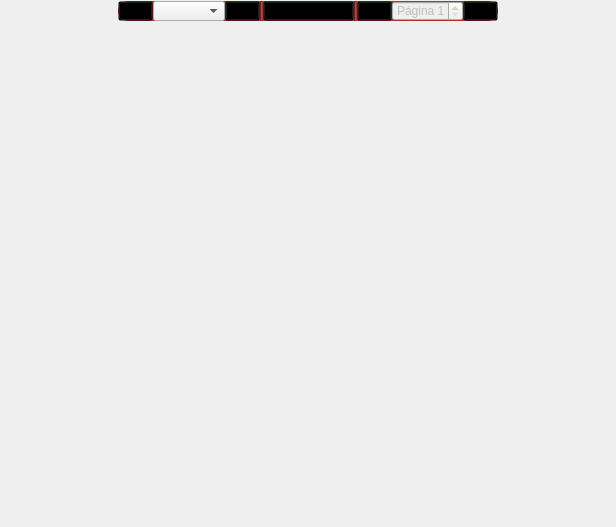
<?xml version="1.0" encoding="UTF-8"?>
<ui version="4.0">
 <class>PdfView</class>
 <widget class="QWidget" name="PdfView">
  <property name="geometry">
   <rect>
    <x>0</x>
    <y>0</y>
    <width>616</width>
    <height>527</height>
   </rect>
  </property>
  <property name="windowTitle">
   <string>PDF Viewer</string>
  </property>
  <property name="styleSheet">
   <string notr="true">QFrame{
background-color:rgb(160, 160, 160);
}

QPdfView{
background-color:rgba(0,0,0,0);
}

QMessageBox QFrame{
background-color:rgba(255,255,255,255);
color:black;
}
QMessageBox QPushButton{
color:black;
}</string>
  </property>
  <layout class="QVBoxLayout" name="verticalLayout">
   <property name="spacing">
    <number>0</number>
   </property>
   <property name="leftMargin">
    <number>0</number>
   </property>
   <property name="topMargin">
    <number>0</number>
   </property>
   <property name="rightMargin">
    <number>0</number>
   </property>
   <property name="bottomMargin">
    <number>0</number>
   </property>
   <item>
    <widget class="QFrame" name="frame_2">
     <property name="sizePolicy">
      <sizepolicy hsizetype="Preferred" vsizetype="Fixed">
       <horstretch>0</horstretch>
       <verstretch>0</verstretch>
      </sizepolicy>
     </property>
     <property name="minimumSize">
      <size>
       <width>0</width>
       <height>0</height>
      </size>
     </property>
     <property name="styleSheet">
      <string notr="true">QFrame#frame_2{
background-color:rgba(0,0,0,0);
}</string>
     </property>
     <property name="frameShape">
      <enum>QFrame::StyledPanel</enum>
     </property>
     <property name="frameShadow">
      <enum>QFrame::Raised</enum>
     </property>
     <layout class="QHBoxLayout" name="horizontalLayout_2">
      <property name="spacing">
       <number>0</number>
      </property>
      <property name="leftMargin">
       <number>0</number>
      </property>
      <property name="topMargin">
       <number>0</number>
      </property>
      <property name="rightMargin">
       <number>0</number>
      </property>
      <property name="bottomMargin">
       <number>0</number>
      </property>
      <item>
       <spacer name="horizontalSpacer">
        <property name="orientation">
         <enum>Qt::Horizontal</enum>
        </property>
        <property name="sizeHint" stdset="0">
         <size>
          <width>146</width>
          <height>20</height>
         </size>
        </property>
       </spacer>
      </item>
      <item>
       <widget class="QFrame" name="frame">
        <property name="styleSheet">
         <string notr="true">QFrame#frame{
background-color:rgba(0,0,0,0);
border-radius:10px
}
QFrame#controlPdf, 
QFrame#controlPdf QFrame{
background-color:rgba(173, 51, 51,255);
}</string>
        </property>
        <property name="frameShape">
         <enum>QFrame::StyledPanel</enum>
        </property>
        <property name="frameShadow">
         <enum>QFrame::Raised</enum>
        </property>
        <layout class="QVBoxLayout" name="verticalLayout_2">
         <property name="spacing">
          <number>0</number>
         </property>
         <property name="leftMargin">
          <number>0</number>
         </property>
         <property name="topMargin">
          <number>0</number>
         </property>
         <property name="rightMargin">
          <number>0</number>
         </property>
         <property name="bottomMargin">
          <number>0</number>
         </property>
         <item>
          <widget class="QFrame" name="controlPdf">
           <property name="sizePolicy">
            <sizepolicy hsizetype="Preferred" vsizetype="Fixed">
             <horstretch>0</horstretch>
             <verstretch>0</verstretch>
            </sizepolicy>
           </property>
           <property name="minimumSize">
            <size>
             <width>0</width>
             <height>20</height>
            </size>
           </property>
           <property name="maximumSize">
            <size>
             <width>16777215</width>
             <height>20</height>
            </size>
           </property>
           <property name="styleSheet">
            <string notr="true">QFrame#controlPdf{
border-radius:10px
}

QPushButton{
background-color:rgba(0,0,0,0);
color:black;
}

QPushButton:hover{
background-color:rgba(255,255,255,25);
}

QMessageBox QFrame{
background-color:rgba(255,255,255,255);
color:black;
}
QMessageBox QPushButton,
QMessageBox QPushButton:hover{
background-color:None;
color:black;
}</string>
           </property>
           <property name="frameShape">
            <enum>QFrame::StyledPanel</enum>
           </property>
           <property name="frameShadow">
            <enum>QFrame::Raised</enum>
           </property>
           <layout class="QHBoxLayout" name="controlesLayout">
            <property name="spacing">
             <number>0</number>
            </property>
            <property name="leftMargin">
             <number>0</number>
            </property>
            <property name="topMargin">
             <number>0</number>
            </property>
            <property name="rightMargin">
             <number>0</number>
            </property>
            <property name="bottomMargin">
             <number>0</number>
            </property>
            <item>
             <widget class="QPushButton" name="actionZoom_Out">
              <property name="sizePolicy">
               <sizepolicy hsizetype="Minimum" vsizetype="Minimum">
                <horstretch>0</horstretch>
                <verstretch>0</verstretch>
               </sizepolicy>
              </property>
              <property name="minimumSize">
               <size>
                <width>35</width>
                <height>0</height>
               </size>
              </property>
              <property name="text">
               <string/>
              </property>
              <property name="icon">
               <iconset>
                <normaloff>resources/images/MainWindow/zoom-out.svgz</normaloff>resources/images/MainWindow/zoom-out.svgz</iconset>
              </property>
              <property name="iconSize">
               <size>
                <width>20</width>
                <height>20</height>
               </size>
              </property>
             </widget>
            </item>
            <item>
             <widget class="ZoomSelector" name="m_zoomSelector">
              <property name="sizePolicy">
               <sizepolicy hsizetype="Preferred" vsizetype="Minimum">
                <horstretch>0</horstretch>
                <verstretch>0</verstretch>
               </sizepolicy>
              </property>
              <property name="styleSheet">
               <string notr="true"/>
              </property>
             </widget>
            </item>
            <item>
             <widget class="QPushButton" name="actionZoom_In">
              <property name="sizePolicy">
               <sizepolicy hsizetype="Minimum" vsizetype="Minimum">
                <horstretch>0</horstretch>
                <verstretch>0</verstretch>
               </sizepolicy>
              </property>
              <property name="minimumSize">
               <size>
                <width>35</width>
                <height>0</height>
               </size>
              </property>
              <property name="text">
               <string/>
              </property>
              <property name="icon">
               <iconset>
                <normaloff>resources/images/MainWindow/zoom-in.svgz</normaloff>resources/images/MainWindow/zoom-in.svgz</iconset>
              </property>
              <property name="iconSize">
               <size>
                <width>20</width>
                <height>20</height>
               </size>
              </property>
             </widget>
            </item>
            <item>
             <widget class="Line" name="line_2">
              <property name="orientation">
               <enum>Qt::Vertical</enum>
              </property>
             </widget>
            </item>
            <item>
             <widget class="QPushButton" name="bt_descargar">
              <property name="cursor">
               <cursorShape>PointingHandCursor</cursorShape>
              </property>
              <property name="text">
               <string>Descargar PDF</string>
              </property>
             </widget>
            </item>
            <item>
             <widget class="Line" name="line">
              <property name="orientation">
               <enum>Qt::Vertical</enum>
              </property>
             </widget>
            </item>
            <item>
             <widget class="QPushButton" name="actionBack">
              <property name="enabled">
               <bool>false</bool>
              </property>
              <property name="sizePolicy">
               <sizepolicy hsizetype="Minimum" vsizetype="Minimum">
                <horstretch>0</horstretch>
                <verstretch>0</verstretch>
               </sizepolicy>
              </property>
              <property name="minimumSize">
               <size>
                <width>35</width>
                <height>0</height>
               </size>
              </property>
              <property name="text">
               <string/>
              </property>
              <property name="icon">
               <iconset>
                <normaloff>resources/images/MainWindow/go-previous-view-page.svgz</normaloff>resources/images/MainWindow/go-previous-view-page.svgz</iconset>
              </property>
              <property name="iconSize">
               <size>
                <width>20</width>
                <height>20</height>
               </size>
              </property>
             </widget>
            </item>
            <item>
             <widget class="QSpinBox" name="m_pageSelector">
              <property name="enabled">
               <bool>false</bool>
              </property>
              <property name="sizePolicy">
               <sizepolicy hsizetype="Minimum" vsizetype="Minimum">
                <horstretch>0</horstretch>
                <verstretch>0</verstretch>
               </sizepolicy>
              </property>
              <property name="minimumSize">
               <size>
                <width>70</width>
                <height>0</height>
               </size>
              </property>
              <property name="buttonSymbols">
               <enum>QAbstractSpinBox::UpDownArrows</enum>
              </property>
              <property name="accelerated">
               <bool>false</bool>
              </property>
              <property name="suffix">
               <string/>
              </property>
              <property name="prefix">
               <string>Página </string>
              </property>
              <property name="minimum">
               <number>1</number>
              </property>
              <property name="maximum">
               <number>99</number>
              </property>
              <property name="singleStep">
               <number>1</number>
              </property>
              <property name="displayIntegerBase">
               <number>10</number>
              </property>
             </widget>
            </item>
            <item>
             <widget class="QPushButton" name="actionForward">
              <property name="enabled">
               <bool>false</bool>
              </property>
              <property name="sizePolicy">
               <sizepolicy hsizetype="Minimum" vsizetype="Minimum">
                <horstretch>0</horstretch>
                <verstretch>0</verstretch>
               </sizepolicy>
              </property>
              <property name="minimumSize">
               <size>
                <width>35</width>
                <height>0</height>
               </size>
              </property>
              <property name="text">
               <string/>
              </property>
              <property name="icon">
               <iconset>
                <normaloff>resources/images/MainWindow/go-next-view-page.svgz</normaloff>resources/images/MainWindow/go-next-view-page.svgz</iconset>
              </property>
              <property name="iconSize">
               <size>
                <width>20</width>
                <height>20</height>
               </size>
              </property>
             </widget>
            </item>
           </layout>
          </widget>
         </item>
        </layout>
       </widget>
      </item>
      <item>
       <spacer name="horizontalSpacer_2">
        <property name="orientation">
         <enum>Qt::Horizontal</enum>
        </property>
        <property name="sizeHint" stdset="0">
         <size>
          <width>146</width>
          <height>20</height>
         </size>
        </property>
       </spacer>
      </item>
     </layout>
    </widget>
   </item>
   <item>
    <widget class="QPdfView" name="pdfView" native="true">
     <property name="styleSheet">
      <string notr="true"/>
     </property>
    </widget>
   </item>
  </layout>
 </widget>
 <customwidgets>
  <customwidget>
   <class>QPdfView</class>
   <extends>QWidget</extends>
   <header location="global">qpdfview.h</header>
   <container>1</container>
  </customwidget>
  <customwidget>
   <class>ZoomSelector</class>
   <extends>QComboBox</extends>
   <header>clases.zoomselector</header>
  </customwidget>
 </customwidgets>
 <resources/>
 <connections/>
</ui>
